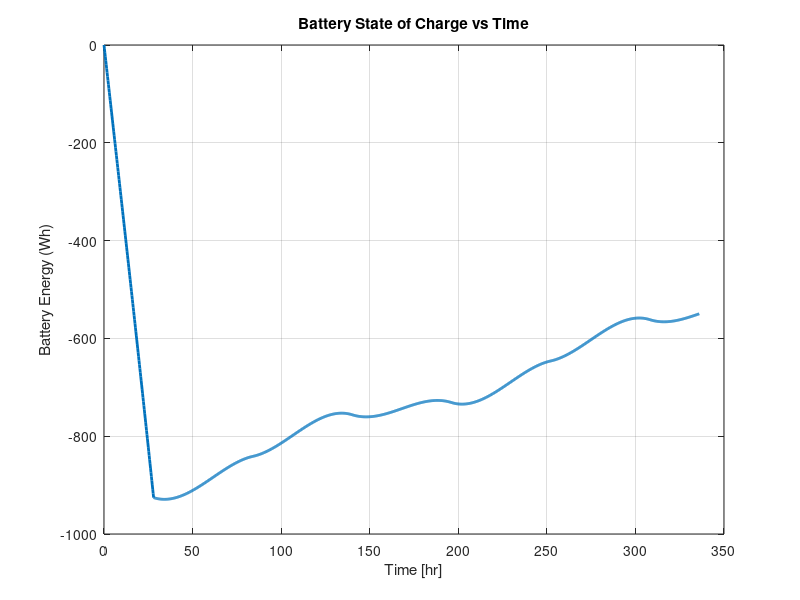

Recreate this plot in MATLAB.
clear; clc; close all;

%% TIME AND SOLAR CONSTANTS

n       = 2831;
Tau     = deg2rad(-1.545);
Y       = 346.71;
t_0     = -1.23;

T_total = 24*14;
dt      = 0.25;                 % hours
t       = 0:dt:T_total;
N       = length(t);

omega   = 360 / T_total;

%% MOON GEOMETRY

R_moon = 1737400;
L      = deg2rad(-91);
E      = deg2rad(90);

%% SOLAR CONSTANTS

G_sc    = 1361;
I_illum = 0.3543;

%% PANEL PROPERTIES

panel_number  = 3;
panel_widths  = [0.4, 0.45, 0.45];
panel_height  = 0.35;

panel_eff   = 0.28;
inc_derate  = 0.95;

azi_p = linspace(0,360,panel_number+1);
azi_p(end) = [];
azi_p = deg2rad(azi_p);

%% BATTERY

batt_specific_energy = 269;

%% MISSION CONSTANTS

t_mission = 24*14;

speed  = 0.02;      
P_base = 25.0;       
d_trav = 2000;       % fixed traversal distance

t_trav = (d_trav / speed) / 3600;   % hours

%% COMPUTE SOLAR POWER VS TIME

theta_dip = acos(R_moon/(R_moon + panel_height));
P_elec_arr = zeros(1,N);

for i = 1:N

    ti = t(i);

    delta = Tau * sin(deg2rad(360/Y * (n + ti/24 - t_0)));
    H     = deg2rad(omega * (T_total/2 - ti));

    B = asin(cos(L)*cos(delta)*cos(H) + sin(L)*sin(delta));
    cosB = cos(B);

    if abs(cosB) > 1e-10
        azi_s = asin(max(-1, min(1, cos(delta)*sin(H)/cosB)));
    else
        azi_s = 0;
    end

    P_total = 0;

    if B > -theta_dip
        for p = 1:panel_number

            cos_theta = cos(B)*cos(azi_s - azi_p(p)) + sin(B)*cos(E);

            if cos_theta > 0

                G_panel = G_sc * cos_theta * I_illum;
                panel_area = panel_widths(p) * panel_height;

                P_panel = G_panel ...
                        * panel_area ...
                        * panel_eff ...
                        * inc_derate;

                P_total = P_total + P_panel;

            end
        end
    end

    P_elec_arr(i) = P_total;

end

%% -------------------------
%% DEFINE LOAD POWER VS TIME
%% -------------------------

P_load_arr = zeros(1,N);

for i = 1:N

    ti = t(i);

    % Travel period
    if ti <= t_trav
        P_load_arr(i) = P_base + 10;    % motors + travel avionics
    else
        P_load_arr(i) = 1.5;            % rest avionics
    end

    % Add constant loads
    P_load_arr(i) = P_load_arr(i) + 0.2 + 15;   % heaters + payload

end

%% -------------------------
%% SOC SIMULATION
%% -------------------------

SOC = zeros(1,N);     % Wh
SOC(1) = 0;           % start reference at 0

for i = 2:N

    P_net = P_elec_arr(i-1) - P_load_arr(i-1);

    SOC(i) = SOC(i-1) + P_net * dt;   % Wh

end

%% -------------------------
%% BATTERY SIZING FROM SOC
%% -------------------------

E_batt_required = max(SOC) - min(SOC);

mass_batt = E_batt_required / batt_specific_energy;

disp(['Required Battery Mass (kg): ', num2str(mass_batt)])

%% -------------------------
%% PLOTS
%% -------------------------

figure;
plot(t, SOC,'LineWidth',2)
xlabel('Time [hr]')
ylabel('Battery Energy (Wh)')
title('Battery State of Charge vs Time')
grid on
